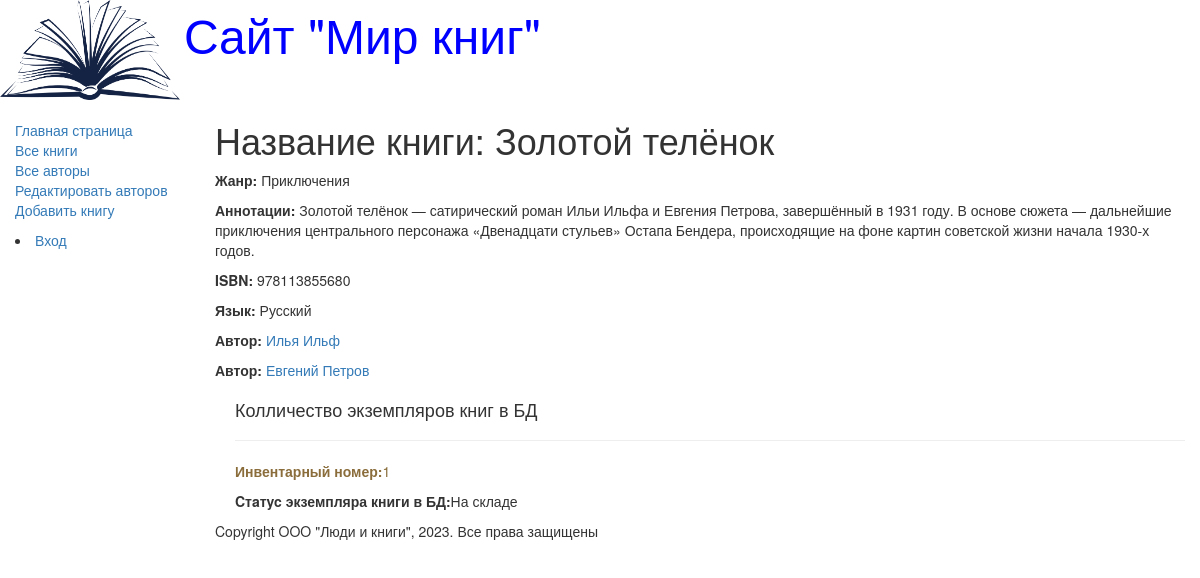
Screenshot of /book/1 with the database file from the repository.
### catalog/models.py (models this page shows, shortened)
class Book(models.Model):
    title = models.CharField(max_length=200, help_text='Введите название книги', verbose_name='Название книги')
    genre = models.ForeignKey(Genre, on_delete=models.CASCADE, help_text='Выберите жанр книги',
                              verbose_name='Жанр книги', null=True)
    language = models.ForeignKey(Language, on_delete=models.CASCADE, help_text='Выберите язык книги',
                                 verbose_name='Язык книги', null=True)
    author = models.ManyToManyField(Author, help_text='Выберите автора книги',
                                    verbose_name='Автор книги')
    summary = models.TextField(max_length=1000, help_text='Введите красткое описание книги',
                               verbose_name='Аннотация книги')
    isbn = models.CharField(max_length=13, help_text='Должно содержать 13 символов', verbose_name='ISBN книги')
    def display_author(self):
        return ', '.join([author.last_name for author in self.author.all()])
    display_author.short_description = 'Авторы'

class Genre(models.Model):
    name = models.CharField(max_length=200, help_text='Введите жанр книги', verbose_name="Жанр книги")
    def __str__(self):
        return self.name

class Language(models.Model):
    name = models.CharField(max_length=20, help_text='Введите язык книги', verbose_name='язык книги')
    def __str__(self):
        return self.name

class Author(models.Model):
    first_name = models.CharField(max_length=100, help_text='Введите имя автора', verbose_name='Имя автора')
    last_name = models.CharField(max_length=100, help_text='Введите фамилию автора', verbose_name='Фамилия автора')
    date_of_birth = models.DateField(help_text='Введите дату рождения', verbose_name='Дата рождения', null=True,
                                     blank=True)
    date_of_death = models.DateField(help_text='Введите дату смерти', verbose_name='Дата смерти', null=True,
                                     blank=True)

class Bookinstance(models.Model):
    book = models.ForeignKey('Book', on_delete=models.CASCADE, null=True, )
    inv_nom = models.CharField(max_length=20, null=True, help_text='Введите инвентарный номер экземпляра',
                               verbose_name='Инвентарный номер')
    imprint = models.CharField(max_length=200, null=True, help_text='Введите издательство и год выпуска',
                               verbose_name='Издательство')
    status = models.ForeignKey('Status', on_delete=models.CASCADE, null=True, help_text='Изменить состояние экземпляра',
                               verbose_name='Статус экземпляра книги')
    due_back = models.DateField(null=True, blank=True, help_text='Введите конец срока статуса',
                                verbose_name='Дата окончания статуса')
    borrower = models.ForeignKey(User, on_delete=models.SET_NULL, null=True, blank=True, verbose_name='Заказчик',
                                 help_text='Выбирите заказчика книги')

class Status(models.Model):
    name = models.CharField(max_length=20, help_text='Введите статус экземпляра книги', verbose_name="Статус книги")
    def __str__(self):
        return self.name

### catalog/views.py (the view)
# urls.py: re_path(r'^book/(?P<pk>\d+)$', views.BookDetailView.as_view(), name='book-detail'),
class BookDetailView(generic.DetailView):
    model = Book

### catalog/templates/catalog/book_detail.html (shortened to what this page needs)
<!DOCTYPE html>
{% extends 'base_generic.html' %}
{% block content %}
<h1>Название книги: {{ book.title }}</h1>
<p><strong>Жанр:</strong> {{ book.genre }}</p>
<p><strong>Аннотации:</strong> {{ book.summary }}</p>
<p><strong>ISBN:</strong> {{ book.isbn }}</p>
<p><strong>Язык:</strong> {{ book.language }}</p>
    {% for author in book.author.all %}
        <p><strong>Автор:</strong>
            <a href="">{{ author.first_name }}
                       {{ author.last_name }}</a></p>
    {% endfor %}
<div style="margin-left: 20px;margin-top: 20px">
    <h4>Колличество экземпляров книг в БД</h4>
    {% for copy in book.bookinstance_set.all %}
        <hr><p class="{% if copy.status == 1 %}" text-sucess
        {% elif copy.status == 2 %} text-danger
        {% else %} text-warning
        {% endif %}> {{ copy.get_status_display }}</p>
    <p><strong>Издательство:</strong>{{ copy.imprint }}</p>
    <p class="text-muted"><strong>Инвентарный номер:</strong>{{ copy.id }}</p>
    <p><strong>Cтaтyc экземпляра книги в БД:</strong>{{ copy.status }}</p>
    {% endfor %}
</div>
{% endblock %}

### rows the page displays
Book: title "Золотой телёнок", genre "Приключения", summary "Золотой телёнок — сатирический роман Ильи Ильфа и Евгения Петрова, завершённый в 1931 году. В основе сюжета — дальнейшие приключения центрального персонажа «Двенадцати стульев» Остапа Бендера, происходящие на фоне картин советской жизни начала 1930-х годов.", isbn "978113855680", language "Русский"
Author: first_name "Илья", last_name "Ильф"
Author: first_name "Евгений", last_name "Петров"
Bookinstance: id "1", status "На складе"
